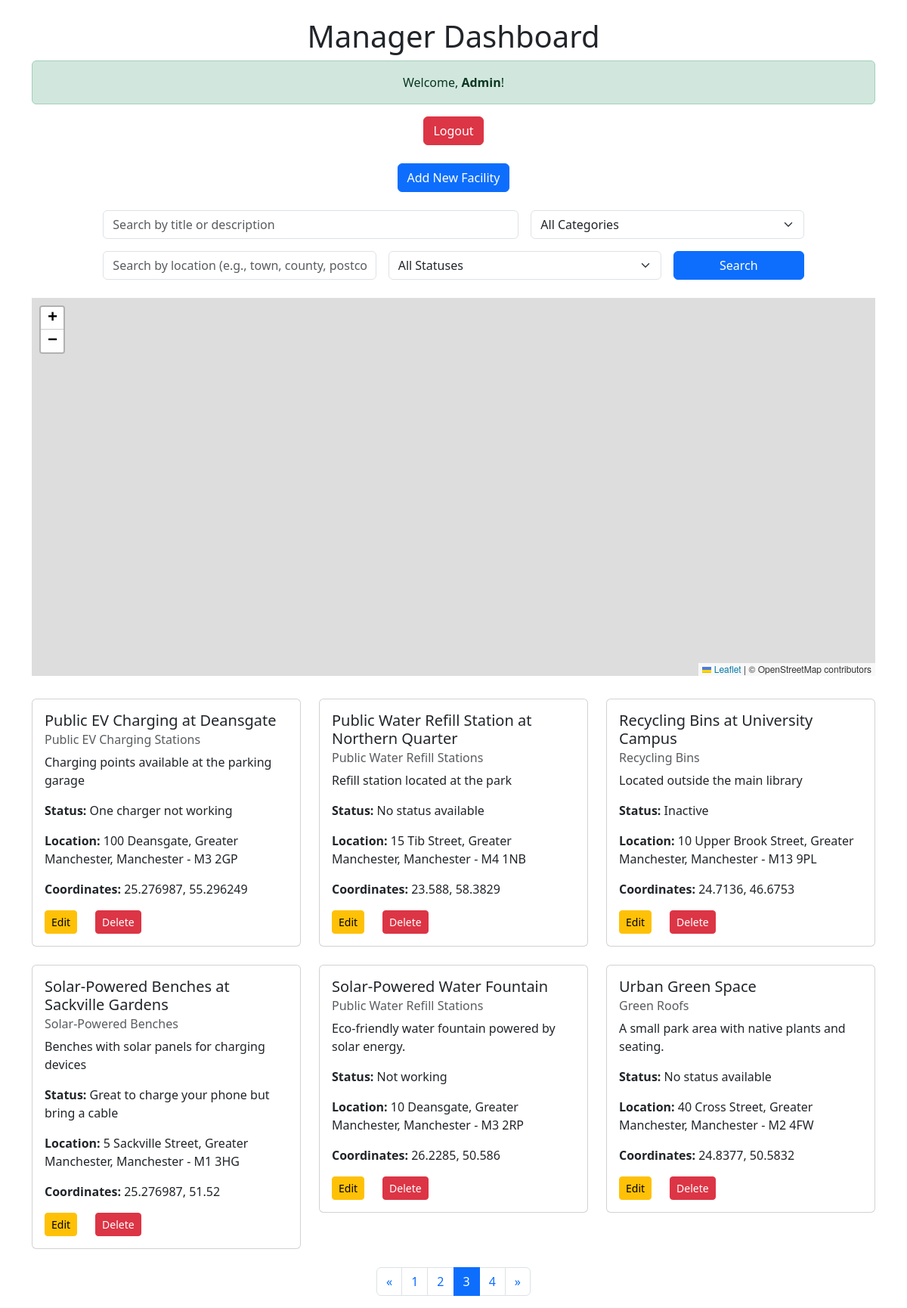
/index.php?view=dashboard&page=3 (signed in), run on the app's committed database.
### tables this page shows
CREATE TABLE "ecoFacilityStatus"
(
	id INTEGER not null
		primary key autoincrement
		unique,
	facilityId INTEGER not null
		constraint ecoFacilityStatus_ecoFacilities_id_fk
			references ecoFacilities,
	statusComment VARCHAR(100) not null
);

CREATE TABLE ecoFacilities (
                               id INTEGER PRIMARY KEY AUTOINCREMENT NOT NULL UNIQUE,
                               title VARCHAR(50) NOT NULL,
                               category INTEGER,
                               description VARCHAR(150) NOT NULL,
                               houseNumber VARCHAR(50),
                               streetName VARCHAR(50),
                               county VARCHAR(50),
                               town VARCHAR(50),
                               postcode VARCHAR(7) NOT NULL,
                               lng FLOAT NOT NULL,
                               lat FLOAT NOT NULL,
                               contributor INTEGER,
                               FOREIGN KEY (category) REFERENCES ecoCategories(id),
                               FOREIGN KEY (contributor) REFERENCES ecoUser(id)
);

CREATE TABLE "ecoCategories"
(
	id INTEGER not null
		primary key
		unique,
	name VARCHAR(50) not null
		unique
);

### controllers/FacilityController.php (called while the page is built, shortened)
<?php
class FacilityController {
    private $facilityModel;
    public function __construct($facilityModel) {
        $this->facilityModel = $facilityModel;
    }
    public function browseFacilities($search = '', $category = null, $location = null, $status = null) {
        return $this->facilityModel->searchFacilities($search, $category, $location, $status);
    }
    public function getPaginatedFacilities($page, $limit, $search = '', $category = null, $location = null, $status = null) {
        $offset = ($page - 1) * $limit;
        return $this->facilityModel->getPaginatedFacilities($offset, $limit, $search, $category, $location, $status);
    }
    public function getTotalFacilities($search = '', $category = null) {
        return $this->facilityModel->getTotalFacilities($search, $category);
    }
}
?>

### models/Facility.php (called while the page is built, shortened)
<?php
class Facility {
    private $pdo;
    public function __construct($pdo) {
        $this->pdo = $pdo;
    }
    public function searchFacilities($search = '', $category = null, $location = null, $status = null) {
        $query = "
        SELECT ecoFacilities.*,
               ecoCategories.name AS category_name,
               ecoUser.username AS contributor_name,
               (SELECT statusComment
                FROM ecoFacilityStatus
                WHERE facilityId = ecoFacilities.id
                ORDER BY ROWID DESC LIMIT 1) AS statusComment
        FROM ecoFacilities
        LEFT JOIN ecoCategories ON ecoFacilities.category = ecoCategories.id
        LEFT JOIN ecoUser ON ecoFacilities.contributor = ecoUser.id
        WHERE (ecoFacilities.title LIKE :search OR ecoFacilities.description LIKE :search)
    ";
        $query .= " ORDER BY ecoFacilities.title ASC";
        $stmt = $this->pdo->prepare($query);
        $params = [
            ':search' => '%' . $search . '%',
        ];
        $stmt->execute($params);
        return $stmt->fetchAll(PDO::FETCH_ASSOC);
    }
    public function getPaginatedFacilities($offset, $limit, $search = '', $category = null, $location = null, $status = null) {
        $query = "
        SELECT ecoFacilities.*,
               ecoCategories.name AS category_name,
               ecoUser.username AS contributor_name,
               (SELECT statusComment
                FROM ecoFacilityStatus
                WHERE facilityId = ecoFacilities.id
                ORDER BY ROWID DESC LIMIT 1) AS statusComment
        FROM ecoFacilities
        LEFT JOIN ecoCategories ON ecoFacilities.category = ecoCategories.id
        LEFT JOIN ecoUser ON ecoFacilities.contributor = ecoUser.id
        WHERE (ecoFacilities.title LIKE :search OR ecoFacilities.description LIKE :search)
    ";
        $query .= " ORDER BY ecoFacilities.title ASC LIMIT :offset, :limit";
        $stmt = $this->pdo->prepare($query);
        $params = [
            ':search' => '%' . $search . '%',
            ':offset' => $offset,
            ':limit' => $limit,
        ];
        $stmt->bindValue(':offset', $offset, PDO::PARAM_INT);
        $stmt->bindValue(':limit', $limit, PDO::PARAM_INT);
        $stmt->execute($params);
        return $stmt->fetchAll(PDO::FETCH_ASSOC);
    }
    public function getTotalFacilities($search = '', $category = null, $location = null, $status = null) {
        $query = "
    SELECT COUNT(*) as total
    FROM ecoFacilities
    WHERE (title LIKE :search OR description LIKE :search)
";
        $stmt = $this->pdo->prepare($query);
        $params = [
            ':search' => '%' . $search . '%',
        ];
        $stmt->execute($params);
        return $stmt->fetch(PDO::FETCH_ASSOC)['total'];
    }
}

### views/manager/dashboard.php (the view, shortened to what this page needs)
<?php
$page = isset($_GET['page']) ? (int)$_GET['page'] : 1;
$limit = 6;
$location = $_GET['location'] ?? null;
$status = $_GET['status'] ?? null;
$total = $facilityController->getTotalFacilities($search, $category, $location, $status);
$facilities = $facilityController->getPaginatedFacilities($page, $limit, $search, $category, $location, $status);
$totalPages = ceil($total / $limit);
?>
<!DOCTYPE html>
<html>
<head>
    <link href="https://cdn.jsdelivr.net/npm/bootstrap@5.3.3/dist/css/bootstrap.min.css" rel="stylesheet">
</head>
<body>
<div class="container mt-4">
    <h1 class="text-center">Manager Dashboard</h1>
    <div class="alert alert-success text-center">
        Welcome, <strong><?php echo htmlspecialchars($_SESSION['username']); ?></strong>!
    </div>
    <div class="text-center mb-4">
        <a href="/ecoBuddy/index.php?view=logout" class="btn btn-danger">Logout</a>
    </div>
    <div class="text-center mb-4">
        <a href="/ecoBuddy/index.php?view=add_facility" class="btn btn-primary">
            <i class="fas fa-plus"></i> Add New Facility
        </a>
    </div>
    <form method="GET" action="/ecoBuddy/index.php" class="mb-4">
        <div class="row g-3 justify-content-center">
            <div class="col-md-6">
                <input type="text" name="search" class="form-control" placeholder="Search by title or description"
                       value="<?php echo htmlspecialchars($_GET['search'] ?? ''); ?>">
            </div>
            <div class="col-md-4">
                <select name="category" class="form-select">
                    <option value="">All Categories</option>
                </select>
            </div>
            <div class="col-md-4">
                <input type="text" name="location" class="form-control" placeholder="Search by location (e.g., town, county, postcode)"
                       value="<?php echo htmlspecialchars($_GET['location'] ?? ''); ?>">
            </div>
            <div class="col-md-4">
                <select name="status" class="form-select">
                    <option value="">All Statuses</option>
                </select>
            </div>
            <div class="col-md-2">
                <button type="submit" class="btn btn-primary w-100">Search</button>
            </div>
        </div>
    </form>
    <div id="map" style="height: 500px; width: 100%; margin-bottom: 30px;"></div>
    <?php if (!empty($facilities)) : ?>
        <div class="row">
            <?php foreach ($facilities as $facility) : ?>
                <div class="col-md-4 mb-4">
                    <div class="card">
                        <div class="card-body">
                            <h5 class="card-title"><?php echo htmlspecialchars($facility['title']); ?></h5>
                            <h6 class="card-subtitle mb-2 text-muted"><?php echo htmlspecialchars($facility['category_name']); ?></h6>
                            <p class="card-text"><?php echo htmlspecialchars($facility['description']); ?></p>
                            <p><strong>Status:</strong>
                                <?php echo !empty($facility['statusComment'])
                                    ? htmlspecialchars($facility['statusComment'])
                                    : 'No status available'; ?>
                            </p>
                            <p><strong>Location:</strong>
                                <?php echo htmlspecialchars($facility['houseNumber'] . ' ' . $facility['streetName'] . ', ' . $facility['county'] . ', ' . $facility['town'] . ' - ' . $facility['postcode']); ?>
                            </p>
                            <p><strong>Coordinates:</strong>
                                <?php echo !empty($facility['lat']) && !empty($facility['lng'])
                                    ? htmlspecialchars($facility['lat'] . ', ' . $facility['lng'])
                                    : 'Coordinates not available'; ?>
                            </p>
                            <div class="d-flex justify-content-start gap-4">
                                <a href="/ecoBuddy/index.php?view=edit_facility&id=<?php echo $facility['id']; ?>" class="btn btn-warning btn-sm">
                                    Edit
                                </a>
                                <a href="/ecoBuddy/index.php?view=delete_facility&id=<?php echo $facility['id']; ?>" class="btn btn-danger btn-sm"
                                   onclick="return confirm('Are you sure you want to delete this facility?');">
                                    Delete
                                </a>
                            </div>
                        </div>
                    </div>
                </div>
            <?php endforeach; ?>
        </div>
        <nav aria-label="Page navigation">
            <ul class="pagination justify-content-center">
                <?php if ($page > 1): ?>
                    <li class="page-item">
                        <a class="page-link" href="?view=dashboard&page=<?php echo $page - 1; ?>" aria-label="Previous">
                            <span aria-hidden="true">&laquo;</span>
                        </a>
                    </li>
                <?php endif; ?>
                <?php for ($i = 1; $i <= $totalPages; $i++): ?>
                    <li class="page-item <?php echo $i === $page ? 'active' : ''; ?>">
                        <a class="page-link" href="?view=dashboard&page=<?php echo $i; ?>"><?php echo $i; ?></a>
                    </li>
                <?php endfor; ?>
                <?php if ($page < $totalPages): ?>
                    <li class="page-item">
                        <a class="page-link" href="?view=dashboard&page=<?php echo $page + 1; ?>" aria-label="Next">
                            <span aria-hidden="true">&raquo;</span>
                        </a>
                    </li>
                <?php endif; ?>
            </ul>
        </nav>
    <?php else : ?>
        <div class="alert alert-warning text-center">No facilities found. Try adjusting your search criteria.</div>
    <?php endif; ?>
</div>
<link rel="stylesheet" href="https://unpkg.com/leaflet/dist/leaflet.css" />
</body>
</html>

### data on the page
ecofacilitystatus: facilityId.title "Public EV Charging at Deansgate", ecocategories.name "Public EV Charging Stations", facilityId.description "Charging points available at the parking garage", statusComment "One charger not working", facilityId.postcode "100 Deansgate, Greater Manchester, Manchester - M3 2GP", facilityId.lng "25.276987, 55.296249"
ecofacilities: title "Public Water Refill Station at Northern Quarter", category.name "Public Water Refill Stations", description "Refill station located at the park", shows "No status available", houseNumber+streetName+county "15 Tib Street, Greater Manchester, Manchester - M4 1NB", lat+lng "23.588, 58.3829"
ecofacilitystatus: facilityId.title "Recycling Bins at University Campus", ecocategories.name "Recycling Bins", facilityId.description "Located outside the main library", statusComment "Inactive", facilityId.postcode "10 Upper Brook Street, Greater Manchester, Manchester - M13 9PL", facilityId.lng "24.7136, 46.6753"
ecofacilitystatus: facilityId.title "Solar-Powered Benches at Sackville Gardens", ecocategories.name "Solar-Powered Benches", facilityId.description "Benches with solar panels for charging devices", statusComment "Great to charge your phone but bring a cable", facilityId.postcode "5 Sackville Street, Greater Manchester, Manchester - M1 3HG", facilityId.lng "25.276987, 51.52"
ecofacilitystatus: facilityId.title "Solar-Powered Water Fountain", ecocategories.name "Public Water Refill Stations", facilityId.description "Eco-friendly water fountain powered by solar energy.", statusComment "Not working", facilityId.postcode "10 Deansgate, Greater Manchester, Manchester - M3 2RP", facilityId.lng "26.2285, 50.586"
ecofacilities: title "Urban Green Space", category.name "Green Roofs", description "A small park area with native plants and seating.", shows "No status available", houseNumber+streetName+county "40 Cross Street, Greater Manchester, Manchester - M2 4FW", lat+lng "24.8377, 50.5832"

### other printed values
$_SESSION['username'] "Admin"
